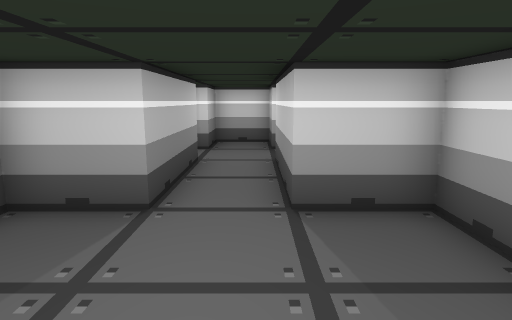
view 1 (above)

15 first-person views from a walk through a Unity game level. The camera is 1.5 m above the floor, tilts 10° down and sees 75° across. The floor is counted in squares, 1 m on a side. Each view is taken from the middle of a square. On the plan, view 1 faces up. The plan holds only what a view shows up to about 15 squares ahead; the rest is blank. The player is left out.

view 2
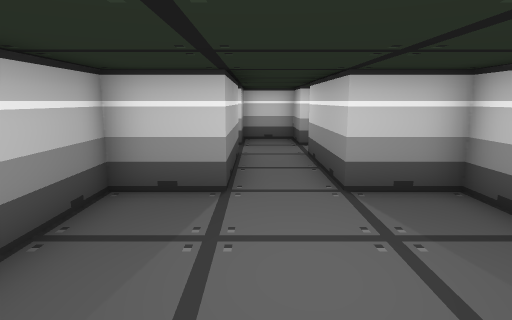

view 3
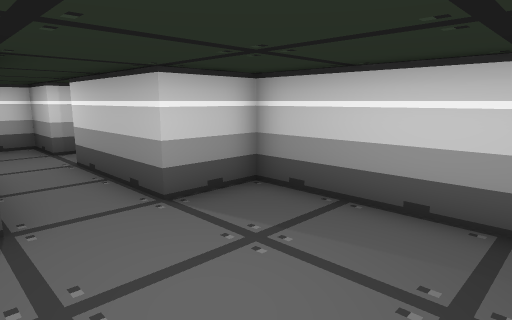

view 4
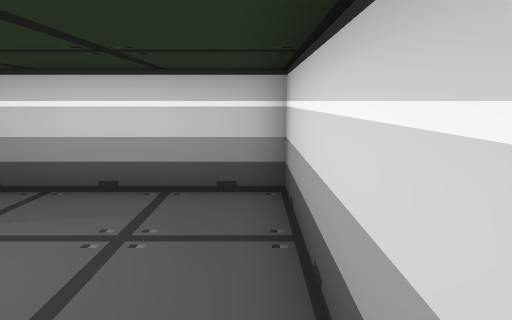

view 5
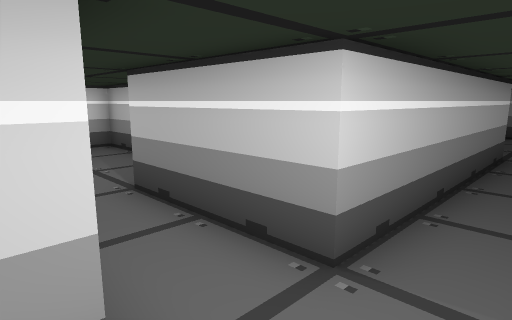

view 6
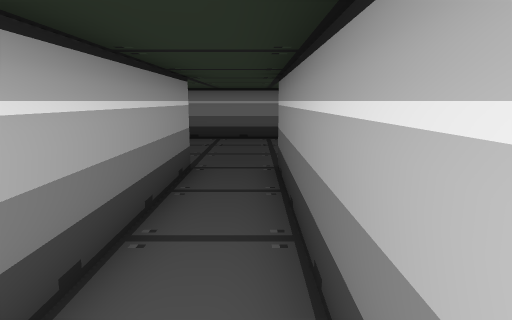

view 7
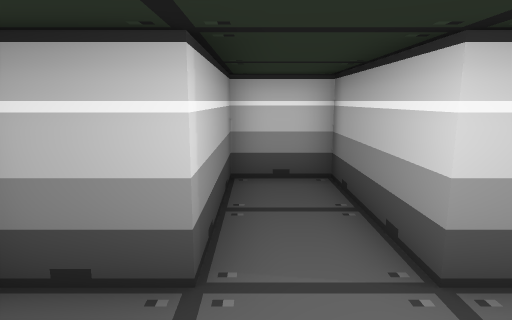

view 8
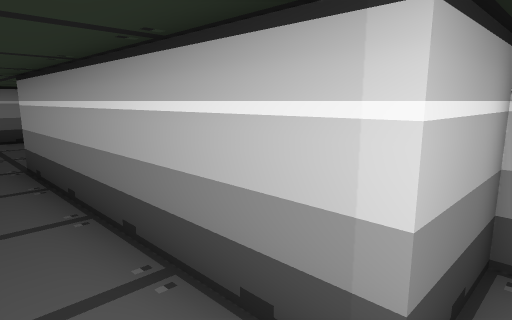

view 9
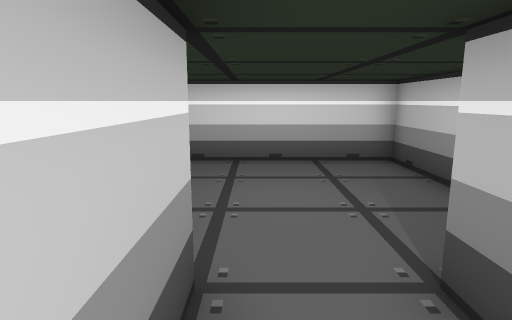

view 10
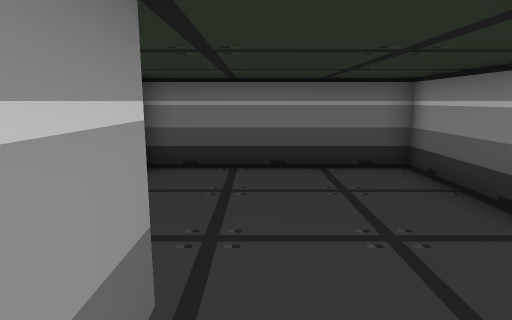

view 11
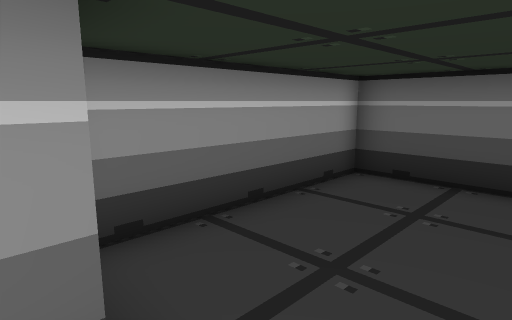

view 12
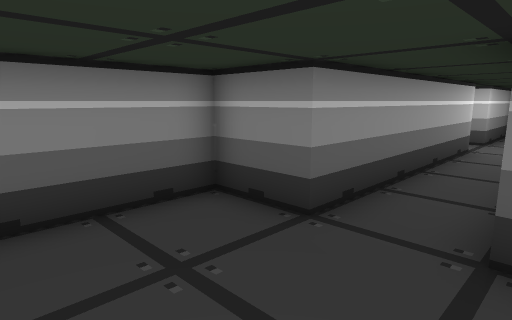

view 13
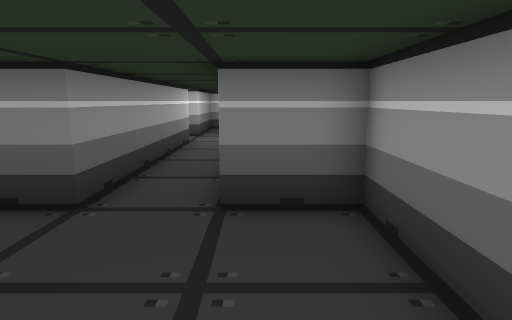

view 14
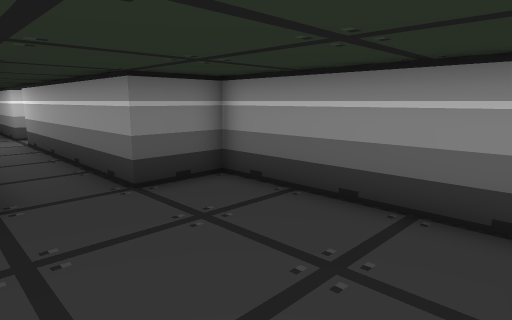

view 15
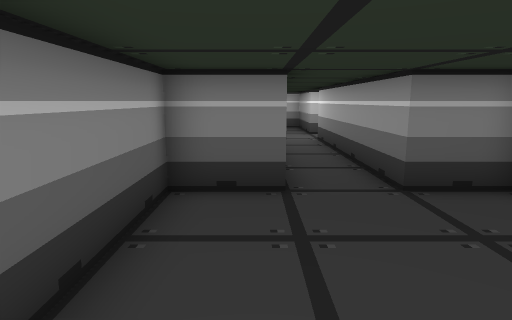

### Floor plan
Ten units are one square. View 1 is at (0, 0); x grows to the right and y downward. Boxes are objects, and circles mark ways between rooms. Rooms are numbered by the first view taken in them; rooms with no view inside come last. Other rooms are left out.
<svg viewBox="-160 -130 210 150">
<path fill="none" stroke="#000" d="M-35 -13 -35 15 25 15 25 -45 5 -45 5 -85 45 -85 45 -105 5 -105 5 -125 -15 -125 -15 -105 -95 -105M-95 -85 -15 -85 -15 -45 -35 -45 -35 -21M-95 -105 -95 -125 -155 -125 -155 -65 -95 -65 -95 -85"/>
<circle cx="-90" cy="-95" r="3" fill="#2a7"/>
<text x="-10" y="-60">1</text>
<text x="-130" y="-100">2</text>
</svg>
Room 1 opens to room 2.

Where each view was taken, in squares from view 1:
view 1: 0 up, 0 right, facing up
view 2: 1 down, 1 left, facing up
view 3: 0 up, 2 left, facing up-right
view 4: 1 down, 3 left, facing right
view 5: 10 up, 1 right, facing down-left
view 6: 10 up, 2 left, facing left
view 7: 10 up, 2 left, facing right
view 8: 9 up, 1 left, facing up-left
view 9: 7 up, 0 right, facing down
view 10: 9 up, 8 left, facing left
view 11: 10 up, 9 left, facing down-left
view 12: 8 up, 13 left, facing up-right
view 13: 8 up, 14 left, facing right
view 14: 11 up, 15 left, facing down-right
view 15: 11 up, 15 left, facing right
